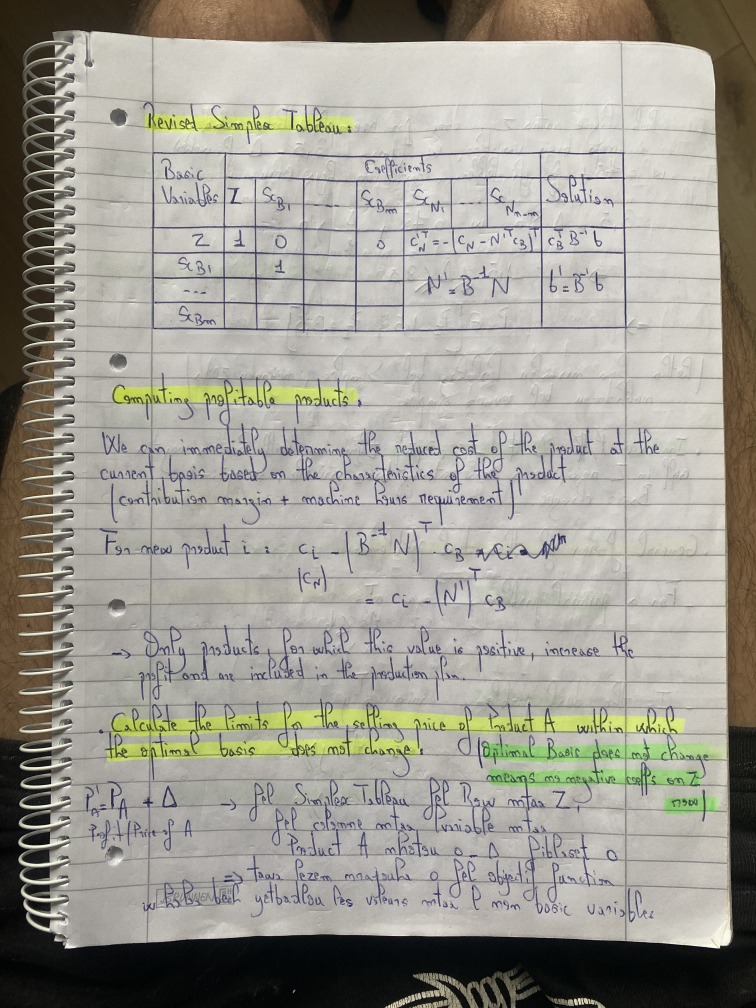
#> input picture OCR_test_documents/IMG_4473.jpeg, 3024 x 4032 px (shown at 1/4 size)
$ python -i Tesseract.py   (imports and definitions only)
#> lines starting #> are read from the running program, lines starting #| are printed output that depends on the picture; after the words box and inside, x2 and y2 are one past the last pixel; in counts of white or black regions, pixels touching at a corner belong together
import cv2
import pytesseract
from PIL import Image
import os

def run_tesseract_ocr(image_path: str, output_dir: str = "OCR_outputs/Tesseract") -> str:
#> called with image_path = '../OCR_test_documents/IMG_4473.jpeg', output_dir = 'OCR_outputs/Tesseract'
    os.makedirs(output_dir, exist_ok=True)

    img = cv2.imread(image_path)
#> img is the input picture: shape (4032, 3024, 3); mean B, G, R 146, 155.2, 157.8
    img = cv2.resize(img, None, fx=1.5, fy=1.5, interpolation=cv2.INTER_CUBIC)
#> img: shape (6048, 4536, 3)
    gray = cv2.cvtColor(img, cv2.COLOR_BGR2GRAY)
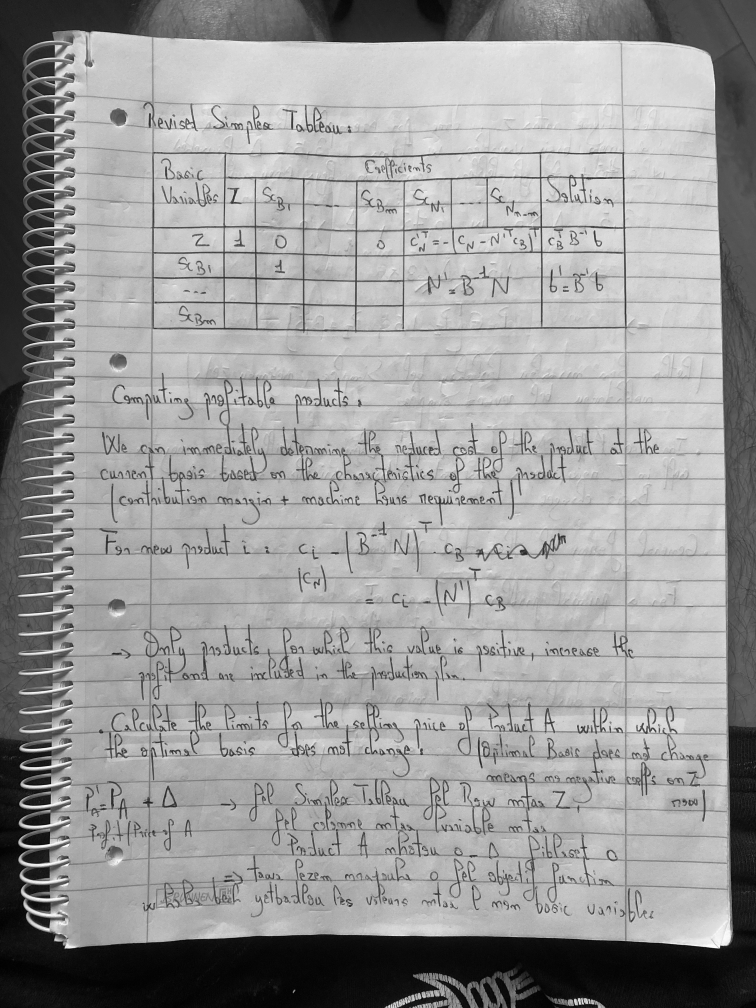
#> gray: shape (6048, 4536) (shown at 1/6 size); min 0, max 255, mean 154.9
    gray = cv2.medianBlur(gray, 3)
    thresh = cv2.adaptiveThreshold(
        gray, 255, cv2.ADAPTIVE_THRESH_GAUSSIAN_C, cv2.THRESH_BINARY, 31, 2
    )
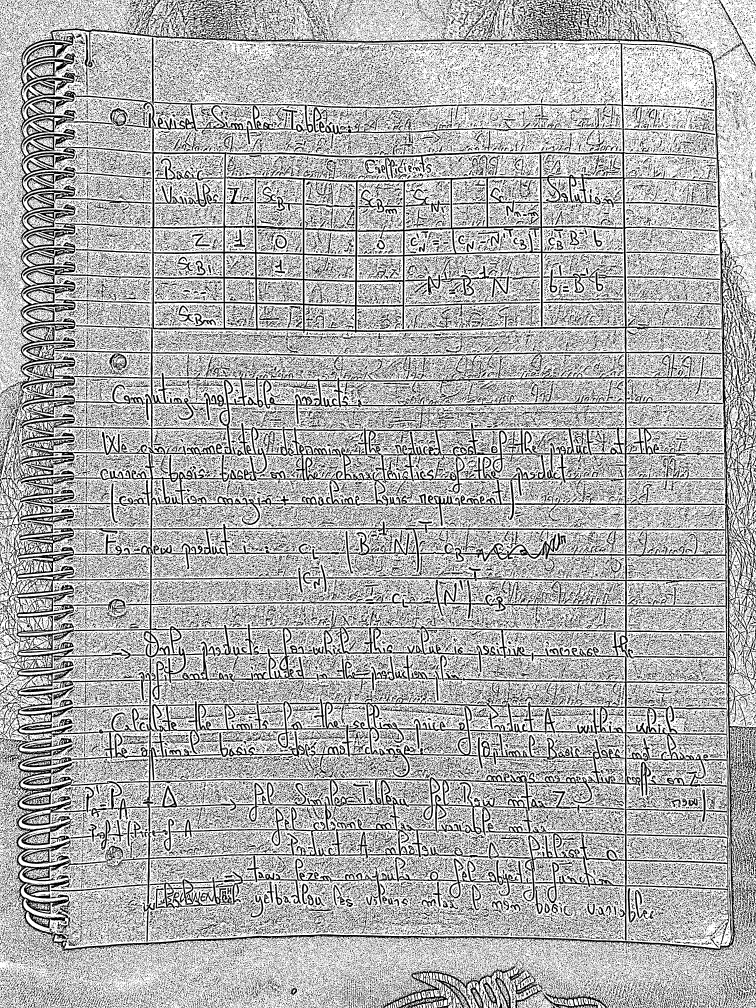
#> thresh: shape (6048, 4536) (shown at 1/6 size); 68.7% white; 204302 black regions (138575 under 20 px), largest, box (x1, y1, x2, y2) and area: (11, 0, 4536, 5723) 1143685, (0, 2591, 2195, 4560) 206180, (2777, 3936, 4380, 5668) 151239

    image_name = os.path.splitext(os.path.basename(image_path))[0]
    preprocessed_path = os.path.join(output_dir, f"{image_name}_preprocessed.png")
    cv2.imwrite(preprocessed_path, thresh)

    custom_config = r'--oem 3 --psm 6'
#> (the run stopped early here; a loop or call above may not have finished)

$ run again, on OCR_test_documents/handwritten1.png
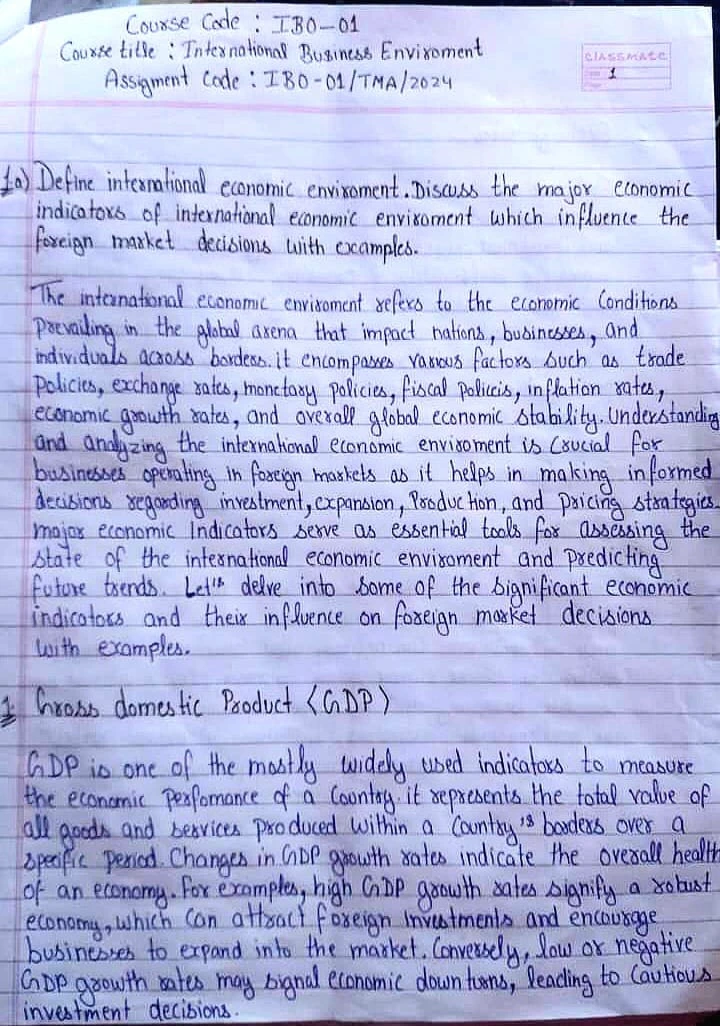
#> input picture OCR_test_documents/handwritten1.png, 720 x 1026 px
#> in run_tesseract_ocr, img is the input picture: shape (1026, 720, 3); mean B, G, R 220.2, 182.4, 177.2
#> img: shape (1539, 1080, 3)
#> in run_tesseract_ocr, `gray = cv2.cvtColor(img, cv2.COLOR_BGR2GRAY)`:
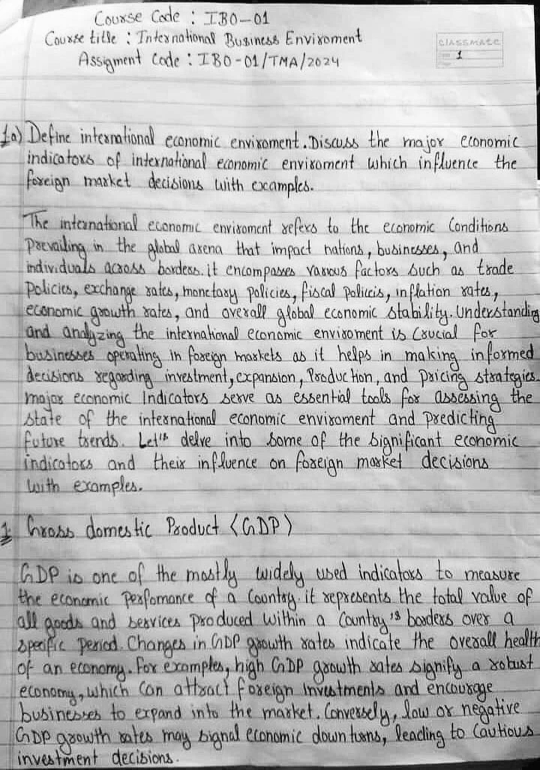
#> gray: shape (1539, 1080) (shown at 1/2 size); min 0, max 255, mean 185.2
#> in run_tesseract_ocr, `thresh = cv2.adaptiveThreshold( gray, 255, cv2.ADAPTIVE_THRESH_GAUSSIA..`:
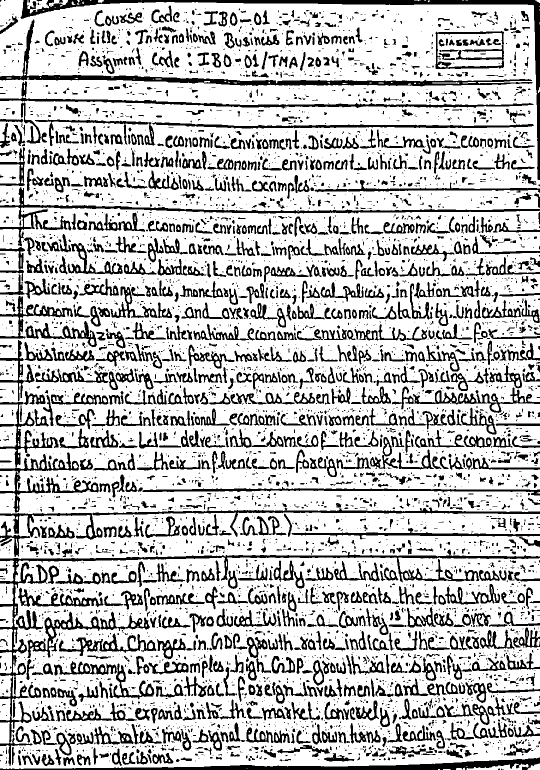
#> thresh: shape (1539, 1080) (shown at 1/2 size); 75.6% white; 5485 black regions (3862 under 20 px), largest, box (x1, y1, x2, y2) and area: (0, 1099, 1080, 1532) 13088, (41, 0, 1080, 360) 11293, (0, 39, 1065, 173) 9979
